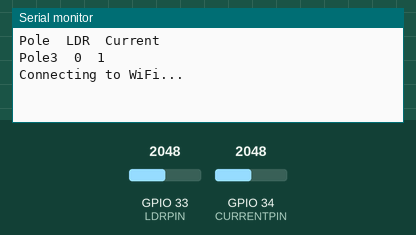
A sketch run on a simulated ESP32. On the bench: the last lines printed to the serial monitor. Inputs (shaded band) come from the test bench; at power-on: GPIO 33 (LDRPIN) = 2048, GPIO 34 (CURRENTPIN) = 2048. WiFi joins after 1.5 s; servers stay silent unless stated; uploads are accepted with an empty reply.

Above: at 1.2 s.
1.3 s: GPIO 33 (LDRPIN) set to 1960
At 2.6 s:
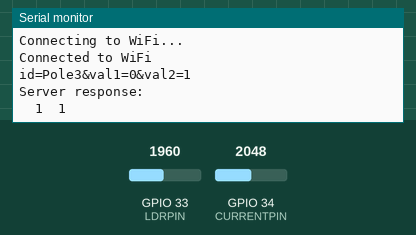
3.7 s: GPIO 34 (CURRENTPIN) set to 3603
At 7.4 s:
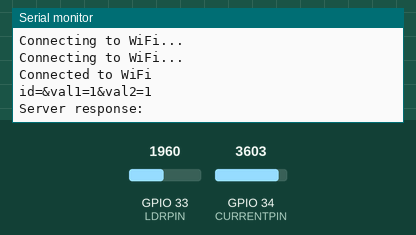
8.1 s: GPIO 33 (LDRPIN) set to 2040
At 10.4 s:
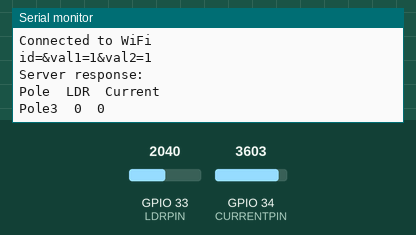

The sketch:

pole3.ino.ino
```cpp
#include <esp_now.h>
#include <WiFi.h>
#include <HTTPClient.h>

const char* ssid = "Debangshu";
const char* password = "123456789";
const char* serverUrl = "http://192.168.182.133/UserMade_esp_receive/pole3_handlerNew.php";

#define THRESHOLD_LDR 2000 // Example threshold for LDR
#define THRESHOLD_CURRENT 15 // Example threshold for Current
#define SENSOR_ID 3
#define LDRPIN 33
#define CURRENTPIN 34


int value=0;
int currentIndex =0;
int mVperAmp = 100; // 66 mV/A output sensitivity
int ACSoffset = 5500 / 2;

typedef struct struct_message {
  uint8_t sensorId=NULL;
  int ldrValue=NULL;
  float current=NULL;
} struct_message;
struct_message myData;

struct_message receivedData[3]; // Array to store data from Pole 1, Pole 2, and Pole 3

void OnDataRecv(const esp_now_recv_info_t *recv_info, const uint8_t *data, int data_len){
  const uint8_t *mac_addr = recv_info->src_addr;
  if (data_len == sizeof(int)) {
    value=*data;
  }
  if (data_len == sizeof(struct_message)) {
    struct_message *incomingData = (struct_message *)data;
    receivedData[currentIndex].sensorId = incomingData->sensorId;
    receivedData[currentIndex].ldrValue = incomingData->ldrValue;
    receivedData[currentIndex++].current = incomingData->current;
  }
}

void sendDataToServer(const char* id, int v1, int v2) {
  WiFi.begin(ssid, password);
  while (WiFi.status() != WL_CONNECTED) {
    delay(1000);
    Serial.println("Connecting to WiFi...");
  }
  Serial.println("Connected to WiFi");

  HTTPClient http;
  http.begin(serverUrl);
  http.addHeader("Content-Type", "application/x-www-form-urlencoded");

  // Construct the POST data
  String postData = "id=";
  postData += id;
  postData += "&val1=";
  postData += v1;
  postData += "&val2=";
  postData += v2;

  int httpResponseCode = http.POST(postData);
  Serial.println(postData);

  if (httpResponseCode > 0) {
    String response = http.getString();
    Serial.println("Server response: " + response);
  } else {
    Serial.print("Error on HTTP request. Error code: ");
    Serial.println(httpResponseCode);
  }

  http.end();
  WiFi.disconnect(true);
  WiFi.mode(WIFI_STA);
}

void setup() {
  Serial.begin(115200);
  WiFi.mode(WIFI_STA);

  if (esp_now_init() != ESP_OK) {
    Serial.println("Error initializing ESP-NOW");
    return;
  }

  esp_now_register_recv_cb(OnDataRecv);
}

void loop() {
  int ldrValue = analogRead(LDRPIN);
  float current = getCurrent(); // Function to calculate current using ACS712

  myData.sensorId = SENSOR_ID;
  myData.ldrValue = ldrValue;
  myData.current = current;

  receivedData[value++] = myData;

  // Print header
  Serial.println("Pole\tLDR\tCurrent");

    for (int i = 0; i < 3; i++) {
      const char* id = "";
      int v1 = 0;
      int v2 = 0;

      if (receivedData[i].sensorId == 1) {
        id = "Pole1";
      } else if (receivedData[i].sensorId == 2) {
        id = "Pole2";
      } else if (receivedData[i].sensorId == 3) {
        id = "Pole3";
      }

      // Check thresholds and set v1 and v2 accordingly
      v1 = (receivedData[i].ldrValue < THRESHOLD_LDR) ? 1 : 0;
      v2 = (receivedData[i].current <= THRESHOLD_CURRENT) ? 1 : 0;

      // Print the values in a tabular format
      Serial.print(id);
      Serial.print("\t");
      Serial.print(v1);
      Serial.print("\t");
      Serial.println(v2);

      sendDataToServer(id, v1, v2);
    }
  value=0;
  currentIndex =0;
  myData.sensorId = NULL;
  myData.ldrValue = NULL;
  myData.current = NULL;
  delay(3000);
}

float getCurrent() {
  int RawValue = analogRead(CURRENTPIN);
  float Voltage = (RawValue / 4096.0) * 5000; // mV
  float Amps = ((Voltage - ACSoffset) / mVperAmp);
  return Amps;
}
```

Measured:
- after the input at 8.1 s, the serial monitor: prints a new line after 1.5 s (image 3)
